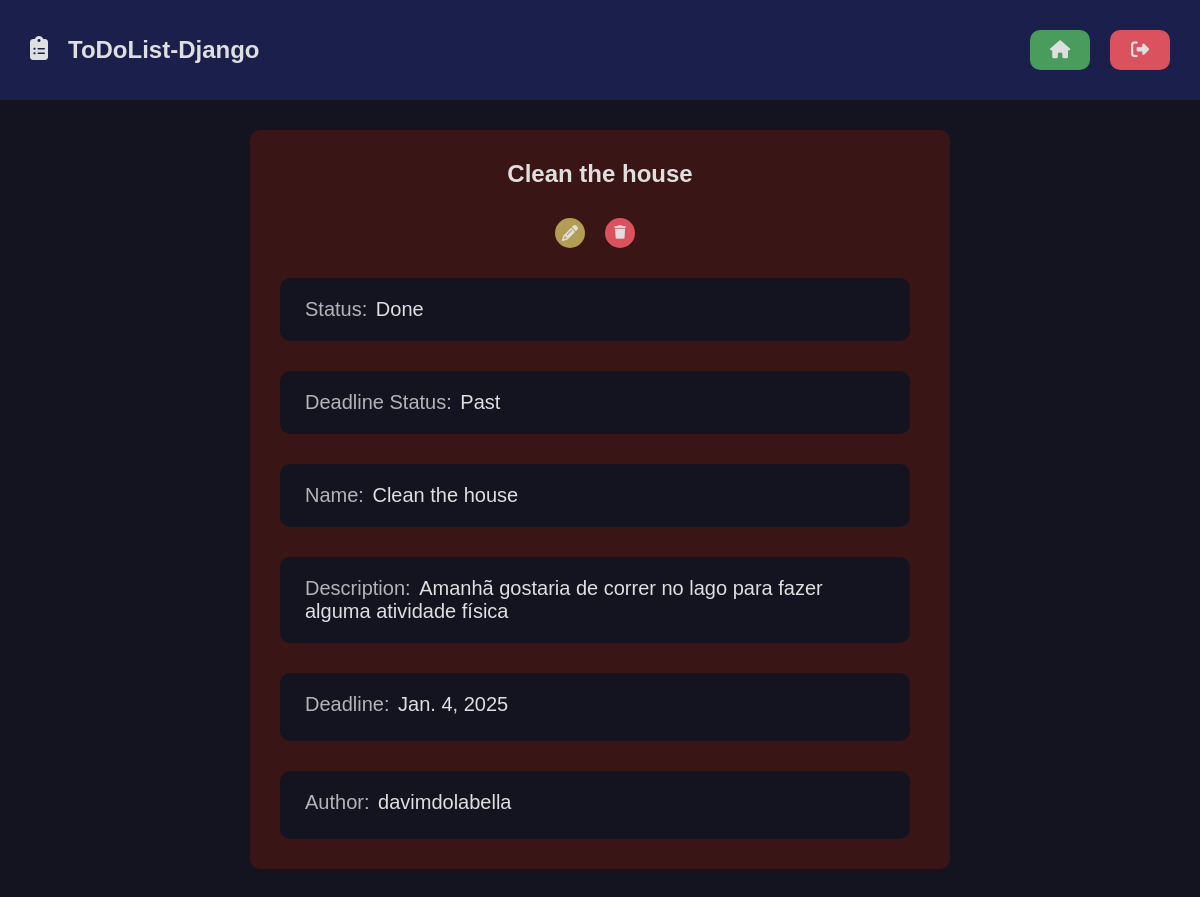
Page /detail/2/ (signed in) on the committed database.
### todolist/models.py (models this page shows, shortened)
class Task(models.Model):
    title = models.CharField(max_length=35)
    description = models.TextField(max_length=500)
    checked = models.BooleanField(default=False)
    deadline = models.DateField()
    created_at = models.DateTimeField(auto_now_add=True)
    updated_at=models.DateTimeField(auto_now=True)
    author = models.ForeignKey(
        User, on_delete=models.SET_NULL, null=True
    )
    @property
    def is_past_deadline(self):
        return datetime.date.today() > self.deadline

### todolist/views.py (the view)
# urls.py: path('detail/<int:task_id>/', views.detail, name='detail'),
@login_required(login_url='users:login', redirect_field_name='next')
def detail(request, task_id):
    task = get_object_or_404(Task, pk=task_id)
    return render(request, 'todolist/pages/home.html', {
        'task':task,
        'is_detail_page':True,
    })

### todolist/templates/todolist/pages/home.html (shortened to what this page needs)
{% extends "global/base.html" %}
{% block content %}
    <div class="main container">
        {% include "todolist/partials/todolist.html" %}
    </div>
{% endblock content %}

### todolist/templates/todolist/partials/todolist.html (shortened to what this page needs)
{% load static %}
{% if is_detail_page %}
<div class="todolist-container">
    {% if task.is_past_deadline %}
    <div class="todolist container border detail is-past-deadline">
    {% else %}
    <div class="todolist container border detail">
    {% endif %}
        <h2>{{task.title}}</h2>
        <div class="list-itens detail">
            {% include "todolist/partials/list_item.html" %}
        </div>
    </div>
</div>
{% endif %}

### todolist/templates/todolist/partials/list_item.html (shortened to what this page needs)
{% if is_detail_page %}
    <div class="list-item-actions" style="margin-top:1rem;">
        <div class="list-item-action-button">
            <a href="{% url 'todolist:edit_task' task.pk %}" class="list-item-action-button two" title="edit-item"><i class="fa-solid fa-pencil"></i></a>
        </div>
        <div class="list-item-action-button" >
            <button class="list-item-action-button three " title="delete-item"><i class="fa-solid fa-trash"></i></button>
        </div>
    </div>
    <div class="detail list-item border">
        <div class="detail list-item-content">
            {% if task.checked %}
            <p class="detail list-item-text">Status: <span>Done</span></p>
            {% else %}
            <p class="detail list-item-text">Status: <span>Not done</span></p>
            {% endif %}
        </div>
    </div>
    <div class="detail list-item border">
        <div class="detail list-item-content">
            {% if task.is_past_deadline%}
            <p class="detail list-item-text">Deadline Status: <span>Past</span></p>
            {% else %}
            <p class="detail list-item-text">Deadline Status: <span>Not past</span></p>
            {% endif %}
        </div>
    </div>
    <div class="detail list-item border">
        <div class="detail list-item-content">
            <p class="detail list-item-text">Name: <span>{{ task.title }} </span></p>
        </div>
    </div>
    <div class="detail list-item border">
        <div class="detail list-item-content">
            <p class="detail list-item-text">Description: <span>{{ task.description }} </span></p>
        </div>
    </div>
    <div class="detail list-item border">
        <div class="detail list-item-content">
            <p class="detail list-item-text time">Deadline: <span>{{ task.deadline }} </span></p>
        </div>
    </div>
    <div class="detail list-item border">
        <div class="detail list-item-content">
            <p class="detail list-item-text time">Author: <span>{{ task.author.username }} </span></p>
        </div>
    </div>
{% endif %}

### base_static/global/css/style.css (style rules this page uses)
:root { --color-primary: #269fe6; --color-primary-hover: #2086c2; --color-primary-dark: #13141f; --color-primary-dark-header:#1b1f4b; --color-is-past-deadline-dark:#331414; --color-is-past-deadline:#3a1515; --color-primary-dark-hover: #212336; --color-primary-light: #d4ecfa; --color-primary-light-hover: #bdd8e7; --color-white: #dfdfdf; --color-black: #000; --color-dark-text: #444; --color-info-light: #cce5ff; --color-debug-light: #cce5ff; --color-success-light: #d4edda; --color-alert-light: #fff3cd; --color-warning-light: #fff3cd; --color-error-light: #f8d7da; --color-info-dark: #4d86c4; --color-debug-dark: #4d86c4; --color-success-dark: #4a9c5d; --color-alert-dark: #927f40; --color-warning-dark: #b39c53; --color-error-dark: #da525d; --color-gray-0: #f9f9f9; --color-gray-1: #e0e0e0; --color-gray-2: #c7c7c7; --color-gray-3: #aeaeae; --color-gray-4: #959595; --color-gray-5: #7d7d7d; --color-gray-6: #646464; --color-gray-7: #4b4b4b; --color-gray-8: #323232; --color-gray-9: #191919; --search-focus-color:#E8F0FE; --font-primary: sans-serif; --font-headings: sans-serif; --spacing-gutter-small: 2rem; --spacing-gutter-medium: 3rem; --spacing-gutter-large: 4rem; }
* { padding: 0; margin: 0; box-sizing: border-box; }
html { font-size: 62.5%; }
.border { border-radius: 1rem; }
body { font-size: 1.6rem; font-family: var(--font-primary); background-color: var(--color-primary-dark); }
h1,h2,h3,h4,h5,h6 { font-family: var(--font-headings); }
.container { max-width: 144rem; margin: 0 auto; padding: var(--spacing-gutter-medium); }
.main { display: flex; flex-direction: column; flex-wrap: nowrap; justify-content: center; width: 100%; }
.is-past-deadline { background: var(--color-is-past-deadline-dark) !important; }
.detail.is-past-deadline { background: var(--color-is-past-deadline) !important; }
.todolist { max-width: 70rem; width: 100%; max-height: 43rem; display: flex; flex-wrap: nowrap; flex-direction: column; gap: var(--spacing-gutter-small); justify-content: center; align-items: center; color: var(--color-white); background-color: var(--color-primary-dark-header); }
.todolist .list-itens { width: 100%; height: 100%; display: flex; flex-direction: column; align-items: center; gap: var(--spacing-gutter-medium); overflow-y: auto; padding-right: 1rem; }
.todolist .list-item { padding: var(--spacing-gutter-small); width: 100%; max-height: 5.8rem; display: flex; background-color: var(--color-primary-dark); justify-content: space-between; align-items: center; }
.list-item-actions { display: flex; justify-content: center; align-items: center; gap:var(--spacing-gutter-small); z-index: 999; }
.list-item-actions .list-item-action-button { display: flex; justify-content: center; align-items: center; width: 3rem; height: 3rem; border-radius: 50%; border: 0; cursor: pointer; text-decoration: none; color: var(--color-white); transition: all .2s ease; z-index: 999; }
.list-item-action-button.two { background: var(--color-warning-dark); }
.list-item-action-button.three { background: var(--color-error-dark); }
.list-item-content { max-width: 70%; overflow-x: auto; }
.list-item-text { font-size: 2rem; position: relative; padding: 0 .5rem; }
.list-item-text::before { content: ''; position: absolute; width: var(--before-width, 0); height: 2.5px; background: var(--color-white); top: 50%; left: 0; transform: translateY(-50%); transition: all 1s ease; }
.todolist.detail { max-width: 70rem; width: 100%; max-height: none; }
.todolist.detail h2 { overflow-x: auto; max-width: 80%; text-align: center; }
.todolist .list-item.detail { width: 100%; max-height: none; }
.list-item-content.detail { max-width: none; overflow-x: none; }
.list-item-text.time.detail { margin-bottom: .5rem; }
.list-item-text.detail { font-size: 2rem; color: rgba(255, 255, 255, 0.682); }
.list-item-text.detail span { font-size: 2rem; margin-left: .3rem; color: var(--color-white); }
.list-item-text.detail::before { content: ''; display: none; }

### rows in the picture
Task: title "Clean the house", description "Amanhã gostaria de correr no lago para fazer alguma atividade física", deadline "Jan. 4, 2025", author.username "davimdolabella"
